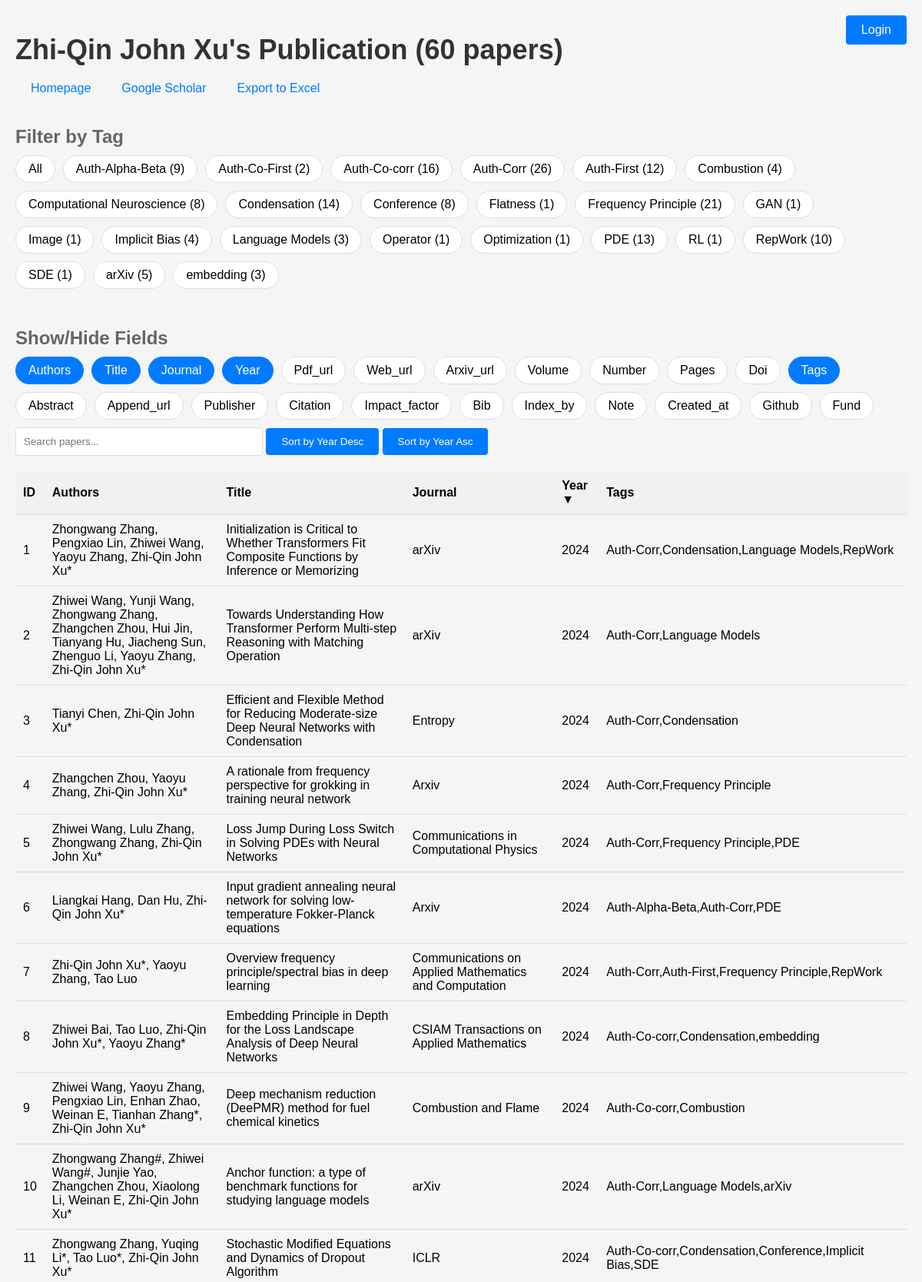
The page / (upper part) on the database its author committed.
### tables this page shows
CREATE TABLE papers (
    id INTEGER PRIMARY KEY AUTOINCREMENT,
    authors TEXT,
    title TEXT,
    journal TEXT,
    year INTEGER,
    pdf_url TEXT,
    web_url TEXT,
    arxiv_url TEXT,
    volume TEXT,
    number TEXT,
    pages TEXT,
    doi TEXT,
    tags TEXT,
    abstract TEXT,
    append_url TEXT,
    publisher TEXT,
    citation TEXT,
    impact_factor TEXT,
    bib TEXT,
    index_by TEXT,
    note TEXT,
    created_at TIMESTAMP DEFAULT CURRENT_TIMESTAMP
, [github] TEXT, [fund] TEXT);

### database.php (called while the page is built)
<?php
$db_papers = new SQLite3('db/papers.db');
function getAllPapers() {
    global $db_papers;
    $stmt = $db_papers->prepare("SELECT * FROM papers ORDER BY id DESC");
    $result = $stmt->execute();
    $papers = [];
    while ($row = $result->fetchArray(SQLITE3_ASSOC)) {
        $papers[] = $row;
    }
    return $papers;
}
 function getAllTags() {
    global $db_papers;
    $stmt = $db_papers->prepare("SELECT DISTINCT tags FROM papers");
    $result = $stmt->execute();
    $tags = [];
    while ($row = $result->fetchArray(SQLITE3_ASSOC)) {
        if (!empty($row['tags'])) {
            $paper_tags = explode(',', $row['tags']);
            $tags = array_merge($tags, $paper_tags);
        }
    }
    $tags = array_unique($tags);
    sort($tags);
    return $tags;
}
function getFieldTypes() {
    global $db_papers;
    $stmt = $db_papers->prepare("SELECT field_name, is_link FROM field_types");
    $result = $stmt->execute();
    $field_types = [];
    while ($row = $result->fetchArray(SQLITE3_ASSOC)) {
        $field_types[$row['field_name']] = $row['is_link'];
    }
    return $field_types;
}
function getAllFields() {
    global $db_papers;
    $stmt = $db_papers->prepare("PRAGMA table_info(papers)");
    $result = $stmt->execute();
    $fields = [];
    while ($row = $result->fetchArray(SQLITE3_ASSOC)) {
        $fields[] = $row['name'];
    }
    return $fields;
}
?>

### paper_functions.php (called while the page is built, shortened)
<?php
function getTagCounts($papers) {
    $tag_counts = [];
    foreach ($papers as $paper) {
        if (isset($paper['tags'])) {
            $tags = explode(',', $paper['tags']);
            foreach ($tags as $tag) {
                if (!isset($tag_counts[$tag])) {
                    $tag_counts[$tag] = 0;
                }
                $tag_counts[$tag]++;
            }
        } else {
            if (!isset($tag_counts['None'])) {
                $tag_counts['None'] = 0;
            }
            $tag_counts['None']++;
        }
    }
    return $tag_counts;
}
?>

### template.php (the view, shortened to what this page needs)
<?php
function renderTemplate($selected_tags, $default_show_fields, $all_tags, $tag_counts, $all_fields, $field_types, $papers, $search_query, $sort_field = 'year', $sort_order = 'desc') {
    $sort_field = isset($_GET['sort']) ? $_GET['sort'] : $sort_field;
    $sort_order = isset($_GET['order']) ? $_GET['order'] : $sort_order;
    usort($papers, function($a, $b) use ($sort_field, $sort_order) {
        if ($a[$sort_field] == $b[$sort_field]) {
            return 0;
        }
        if ($sort_order === 'asc') {
            return $a[$sort_field] < $b[$sort_field] ? -1 : 1;
        } else {
            return $a[$sort_field] > $b[$sort_field] ? -1 : 1;
        }
    });
    $paper_count = count($papers);
?>
<!DOCTYPE html>
<html>
<head>
    <link rel="stylesheet" href="style.css">
    <link rel="stylesheet" href="https://code.jquery.com/ui/1.12.1/themes/base/jquery-ui.css">
</head>
<body>
    <h1>Zhi-Qin John Xu's Publication (<span id="paper-count"><?= $paper_count ?></span> papers)</h1>
    <a href="login.php" class="login-button">Login</a>
    <div class="container">
        <div class="google-scholar-link">
            <a href="https://ins.sjtu.edu.cn/people/xuzhiqin/" target="_blank">Homepage</a>
        </div>
        <div class="personal-page-link">
            <a href="https://scholar.google.com/citations?user=EjLvG5cAAAAJ&hl=zh-CN" target="_blank">Google Scholar</a>
        </div>
        <div class="export-container">
            <a href="?export&<?= http_build_query(['show_fields' => implode(',', $default_show_fields), 'tags' => $selected_tags]) ?>">Export to Excel</a>
        </div>
    </div>
    <h2>Filter by Tag</h2>
    <ul class="tag-list">
        <li>
            <label for="tag-All">All</label>
        </li>
        <?php foreach ($all_tags as $tag): ?>
            <li>
                <label for="tag-<?= $tag ?>"><?= $tag ?> (<span id="tag-count-<?= $tag ?>"><?= $tag_counts[$tag] ?? 0 ?></span>)</label>
            </li>
        <?php endforeach; ?>
    </ul>
    <h2>Show/Hide Fields</h2>
    <ul class="field-list" id="field-list">
        <?php foreach ($all_fields as $field): ?>
            <?php if ($field !== 'id'): ?>
                <li data-field="<?= $field ?>">
                    <label for="field-<?= $field ?>"><?= ucfirst($field) ?></label>
                </li>
            <?php endif; ?>
        <?php endforeach; ?>
    </ul>
    <form id="search-form" method="GET" action="index.php">
        <input type="text" name="search" id="search-box" placeholder="Search papers..." value="<?php echo htmlspecialchars($search_query); ?>">
        <button type="button" id="sort-desc">Sort by Year Desc</button>
        <button type="button" id="sort-asc">Sort by Year Asc</button>
    </form>
    <table>
        <thead>
            <tr id="table-header">
                <th>ID</th>
                <?php foreach ($default_show_fields as $field): ?>
                    <?php if ($field !== 'id'): ?>
                        <th class="<?= $field === 'year' ? 'sortable' : '' ?>" data-field="<?= $field ?>" data-order="<?= $sort_field === $field && $sort_order === 'asc' ? 'desc' : 'asc' ?>">
                            <?= ucfirst(str_replace('_', ' ', $field)) ?>
                        </th>
                    <?php endif; ?>
                <?php endforeach; ?>
            </tr>
        </thead>
        <tbody id="paper-list">
            <?php foreach ($papers as $index => $paper): ?>
                <tr>
                    <td><?= $index + 1 ?></td>
                    <?php foreach ($default_show_fields as $field): ?>
                        <?php if ($field !== 'id'): ?>
                            <td data-field="<?= $field ?>">
                                <?php if (isset($field_types[$field]) && $field_types[$field]): ?>
                                    <?= !empty($paper[$field]) ? '<a href="' . $paper[$field] . '" target="_blank">' . $field . '</a>' : '' ?>
                                <?php else: ?>
                                    <?= $paper[$field] ?? '' ?>
                                <?php endif; ?>
                            </td>
                        <?php endif; ?>
                    <?php endforeach; ?>
                </tr>
            <?php endforeach; ?>
        </tbody>
    </table>
</body>
</html>
<?php
    return ob_get_clean();
}
?>

### index.php (shortened to what this page needs)
<?php
require_once 'database.php';
require_once 'paper_functions.php';
require_once 'template.php';
$selected_tags = isset($_GET['tags']) ? (is_array($_GET['tags']) ? $_GET['tags'] : explode(',', $_GET['tags'])) : [];
$show_fields = isset($_GET['show_fields']) ? (is_array($_GET['show_fields']) ? $_GET['show_fields'] : explode(',', $_GET['show_fields'])) : [];
$search_query = isset($_GET['search']) ? $_GET['search'] : '';
$all_papers = getAllPapers();
$all_tags = getAllTags();
$field_types = getFieldTypes();
$all_fields = getAllFields();
$default_show_fields = ['title', 'authors', 'journal', 'year', 'tags'];
$show_fields = array_intersect($all_fields, $show_fields ?: $default_show_fields);
$papers = $all_papers;
$tag_counts = getTagCounts($all_papers);
echo renderTemplate($selected_tags, $show_fields, $all_tags, $tag_counts, $all_fields, $field_types, $papers, $search_query);
?>

### style.css (style rules this page uses)
body { font-family: Arial, sans-serif; background-color: #f5f5f5; margin: 0; padding: 20px; }
h1 { color: #333; font-size: 36px; margin-bottom: 20px; }
h2 { color: #666; font-size: 24px; margin-top: 40px; margin-bottom: 10px; }
table { width: 100%; border-collapse: collapse; margin-top: 20px; }
th, td { padding: 10px; text-align: left; border-bottom: 1px solid #ddd; }
th { background-color: #f1f1f1; font-weight: bold; }
a { color: #007bff; text-decoration: none; }
.login-button { position: absolute; top: 20px; right: 20px; padding: 10px 20px; background-color: #007bff; color: #fff; text-decoration: none; border-radius: 4px; }
.tag-list, .field-list { list-style-type: none; padding: 0; margin: 0; display: flex; flex-wrap: wrap; }
.tag-list li, .field-list li { margin-right: 10px; margin-bottom: 10px; cursor: pointer; }
.tag-list label, .field-list label { display: inline-block; padding: 8px 16px; background-color: #fff; border: 1px solid #ddd; border-radius: 20px; cursor: pointer; transition: all 0.3s; }
.tag-list input[type="checkbox"]:checked + label, .field-list input[type="checkbox"]:checked + label { background-color: #007bff; color: #fff; border-color: #007bff; }
form { margin-bottom: 20px; }
input[type="text"] { padding: 10px; width: 300px; border: 1px solid #ddd; border-radius: 4px; }
button { padding: 10px 20px; background-color: #007bff; color: #fff; border: none; border-radius: 4px; cursor: pointer; }

### template.php (style rules this page uses)
.sortable { cursor: pointer; }
.sortable:after { content: ' \25B2'; }
.sortable.desc:after { content: ' \25BC'; }
.container { display: flex; justify-content: flex-start; }
.container > div { margin: 0 20px; }

### rows shown on the page
papers: authors "Zhongwang Zhang, Pengxiao Lin, Zhiwei Wang, Yaoyu Zhang, Zhi-Qin John Xu*", title "Initialization is Critical to Whether Transformers Fit Composite Functions by Inference or Memorizing", journal "arXiv", year "2024", tags "Auth-Corr,Condensation,Language Models,RepWork"
papers: authors "Zhiwei Wang, Yunji Wang, Zhongwang Zhang, Zhangchen Zhou, Hui Jin, Tianyang Hu, Jiacheng Sun, Zhenguo Li, Yaoyu Zhang, Zhi-Qin John Xu*", title "Towards Understanding How Transformer Perform Multi-step Reasoning with Matching Operation", journal "arXiv", year "2024", tags "Auth-Corr,Language Models"
papers: authors "Tianyi Chen, Zhi-Qin John Xu*", title "Efficient and Flexible Method for Reducing Moderate-size Deep Neural Networks with Condensation", journal "Entropy", year "2024", tags "Auth-Corr,Condensation"
papers: authors "Zhangchen Zhou, Yaoyu Zhang, Zhi-Qin John Xu*", title "A rationale from frequency perspective for grokking in training neural network", journal "Arxiv", year "2024", tags "Auth-Corr,Frequency Principle"
papers: authors "Zhiwei Wang, Lulu Zhang, Zhongwang Zhang, Zhi-Qin John Xu*", title "Loss Jump During Loss Switch in Solving PDEs with Neural Networks", journal "Communications in Computational Physics", year "2024", tags "Auth-Corr,Frequency Principle,PDE"
papers: authors "Liangkai Hang, Dan Hu, Zhi-Qin John Xu*", title "Input gradient annealing neural network for solving low-temperature Fokker-Planck equations", journal "Arxiv", year "2024", tags "Auth-Alpha-Beta,Auth-Corr,PDE"
papers: authors "Zhi-Qin John Xu*, Yaoyu Zhang, Tao Luo", title "Overview frequency principle/spectral bias in deep learning", journal "Communications on Applied Mathematics and Computation", year "2024", tags "Auth-Corr,Auth-First,Frequency Principle,RepWork"
papers: authors "Zhiwei Bai, Tao Luo, Zhi-Qin John Xu*, Yaoyu Zhang*", title "Embedding Principle in Depth for the Loss Landscape Analysis of Deep Neural Networks", journal "CSIAM Transactions on Applied Mathematics", year "2024", tags "Auth-Co-corr,Condensation,embedding"
papers: authors "Zhiwei Wang, Yaoyu Zhang, Pengxiao Lin, Enhan Zhao, Weinan E, Tianhan Zhang*, Zhi-Qin John Xu*", title "Deep mechanism reduction (DeePMR) method for fuel chemical kinetics", journal "Combustion and Flame", year "2024", tags "Auth-Co-corr,Combustion"
papers: authors "Zhongwang Zhang#, Zhiwei Wang#, Junjie Yao, Zhangchen Zhou, Xiaolong Li, Weinan E, Zhi-Qin John Xu*", title "Anchor function: a type of benchmark functions for studying language models", journal "arXiv", year "2024", tags "Auth-Corr,Language Models,arXiv"
papers: authors "Zhongwang Zhang, Yuqing Li*, Tao Luo*, Zhi-Qin John Xu*", title "Stochastic Modified Equations and Dynamics of Dropout Algorithm", journal "ICLR", year "2024", tags "Auth-Co-corr,Condensation,Conference,Implicit Bias,SDE"

### other values the page prints
$paper_count "60"
$tag "Auth-Alpha-Beta"
$tag_counts[$tag] "9"
$tag "Auth-Co-First"
$tag_counts[$tag] "2"
$tag "Auth-Co-corr"
$tag_counts[$tag] "16"
$tag "Auth-Corr"
$tag_counts[$tag] "26"
$tag "Auth-First"
$tag_counts[$tag] "12"
$tag "Combustion"
$tag_counts[$tag] "4"
$tag "Computational Neuroscience"
$tag_counts[$tag] "8"
